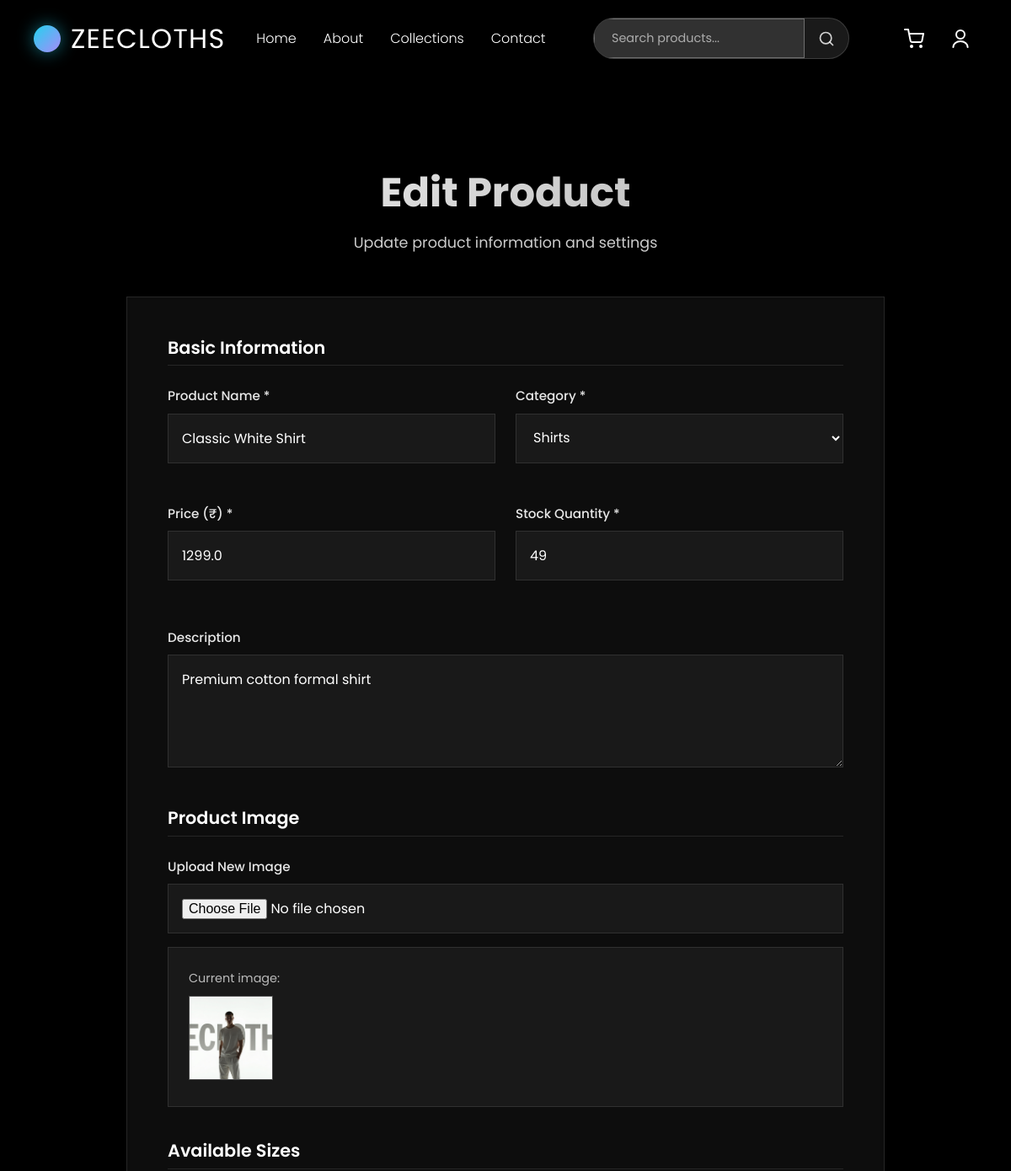
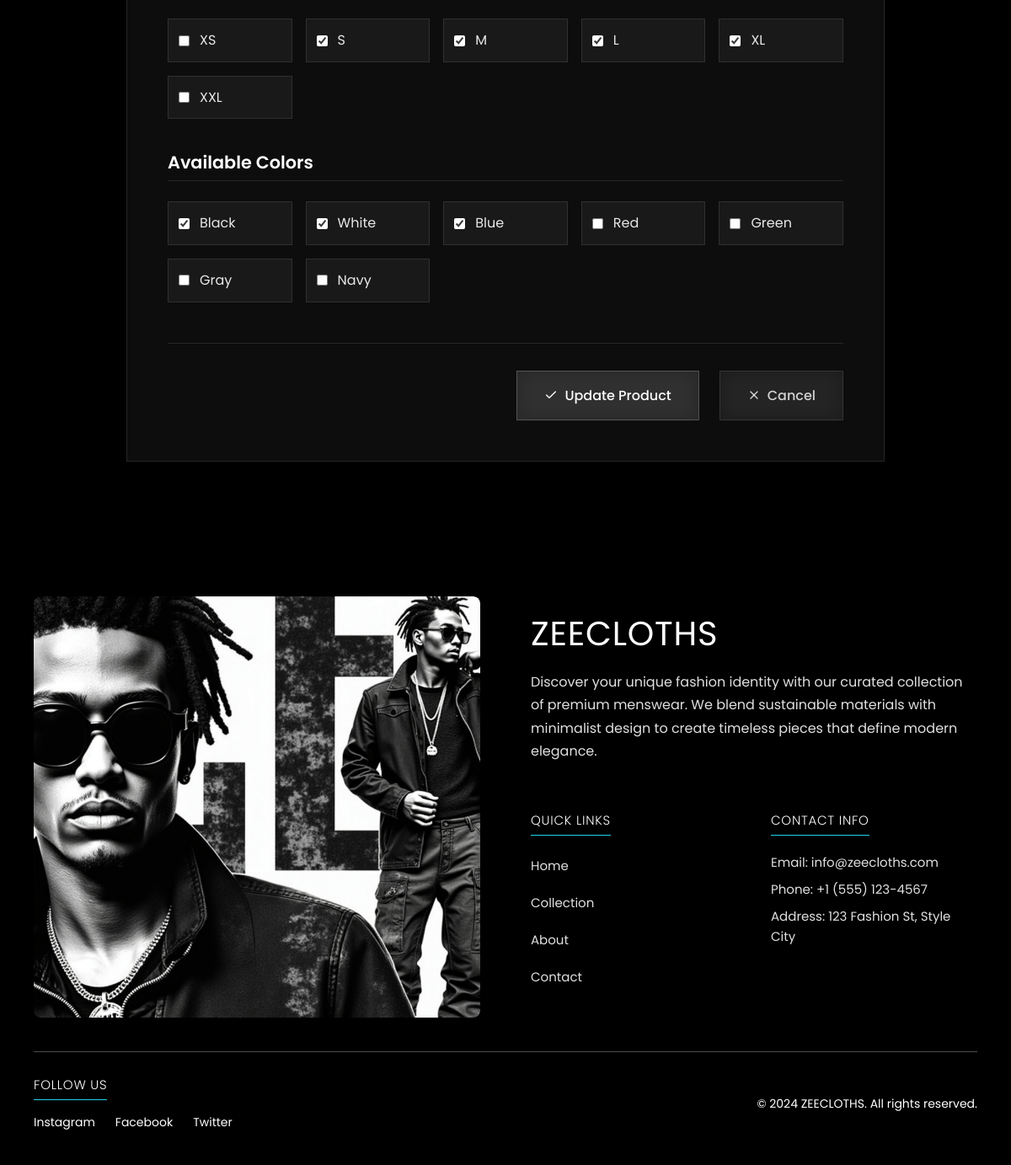
Page /admin/products/edit/1 (signed in) on the committed database (2 pictures, top to bottom).
### models.py (models this page shows)
class Product(db.Model):
    id = db.Column(db.Integer, primary_key=True)
    name = db.Column(db.String(100), nullable=False)
    description = db.Column(db.Text)
    price = db.Column(db.Float, nullable=False)
    stock = db.Column(db.Integer, default=0)
    image_url = db.Column(db.String(200))
    sizes = db.Column(db.String(200))  # JSON string of available sizes
    colors = db.Column(db.String(200))  # JSON string of available colors
    category_id = db.Column(db.Integer, db.ForeignKey('category.id'), nullable=False)
    created_at = db.Column(db.DateTime, default=datetime.utcnow)
    order_items = db.relationship('OrderItem', backref='product', lazy=True)

class Category(db.Model):
    id = db.Column(db.Integer, primary_key=True)
    name = db.Column(db.String(50), nullable=False)
    description = db.Column(db.Text)
    image_url = db.Column(db.String(200))
    products = db.relationship('Product', backref='category', lazy=True)

### routes/admin_routes.py (the view, shortened to what this page needs)
@admin_bp.route('/products/edit/<int:product_id>', methods=['GET', 'POST'])
@login_required
@admin_required
def edit_product(product_id):
    product = Product.query.get_or_404(product_id)
    categories = Category.query.all()
    sizes = json.loads(product.sizes) if product.sizes else []
    colors = json.loads(product.colors) if product.colors else []
    return render_template('admin/edit_product.html',
                         product=product,
                         categories=categories,
                         sizes=sizes,
                         colors=colors)

### app.py (called while the page is built)
@login_manager.user_loader
def load_user(user_id):
    return User.query.get(int(user_id))

### routes/admin_routes.py (called while the page is built)
def admin_required(f):
    @wraps(f)
    def decorated_function(*args, **kwargs):
        if not current_user.is_authenticated or not current_user.is_admin:
            flash('Access denied. Admin privileges required.', 'error')
            return redirect(url_for('index'))
        return f(*args, **kwargs)
    return decorated_function

### templates/admin/edit_product.html (shortened to what this page needs)
{% extends "base.html" %}
{% block content %}
<div class="admin-edit-product-page">
  <div class="container">
    <div class="page-header">
        <h1>Edit Product</h1>
      <p>Update product information and settings</p>
    </div>
    <form method="POST" enctype="multipart/form-data" class="edit-product-form">
      <div class="form-section">
        <h3>Basic Information</h3>
        <div class="form-grid">
            <div class="form-group">
                <label for="name">Product Name *</label>
                <input type="text" id="name" name="name" value="{{ product.name }}" required>
            </div>
            <div class="form-group">
                <label for="category_id">Category *</label>
                <select id="category_id" name="category_id" required>
                    {% for category in categories %}
                    <option value="{{ category.id }}" {% if category.id == product.category_id %}selected{% endif %}>{{ category.name }}</option>
                    {% endfor %}
                </select>
            </div>
            <div class="form-group">
                <label for="price">Price (₹) *</label>
                <input type="number" id="price" name="price" step="0.01" min="0" value="{{ product.price }}" required>
            </div>
            <div class="form-group">
                <label for="stock">Stock Quantity *</label>
                <input type="number" id="stock" name="stock" min="0" value="{{ product.stock }}" required>
            </div>
        </div>
        <div class="form-group">
            <label for="description">Description</label>
            <textarea id="description" name="description" rows="4">{{ product.description }}</textarea>
        </div>
        </div>
      <div class="form-section">
        <h3>Product Image</h3>
        <div class="form-group">
          <label for="image">Upload New Image</label>
            <input type="file" id="image" name="image" accept="image/*">
            {% if product.image_url %}
            <div class="current-image">
                <p>Current image:</p>
            <img src="{{ product.image_url }}" alt="{{ product.name }}" style="width: 100px; height: 100px; object-fit: cover; border-radius: 0;">
            </div>
            {% endif %}
        </div>
        </div>
        <div class="form-section">
            <h3>Available Sizes</h3>
            <div class="checkbox-group">
                <label><input type="checkbox" name="sizes" value="XS" {% if 'XS' in sizes %}checked{% endif %}> XS</label>
                <label><input type="checkbox" name="sizes" value="S" {% if 'S' in sizes %}checked{% endif %}> S</label>
                <label><input type="checkbox" name="sizes" value="M" {% if 'M' in sizes %}checked{% endif %}> M</label>
                <label><input type="checkbox" name="sizes" value="L" {% if 'L' in sizes %}checked{% endif %}> L</label>
                <label><input type="checkbox" name="sizes" value="XL" {% if 'XL' in sizes %}checked{% endif %}> XL</label>
                <label><input type="checkbox" name="sizes" value="XXL" {% if 'XXL' in sizes %}checked{% endif %}> XXL</label>
            </div>
        </div>
        <div class="form-section">
            <h3>Available Colors</h3>
            <div class="checkbox-group">
                <label><input type="checkbox" name="colors" value="Black" {% if 'Black' in colors %}checked{% endif %}> Black</label>
                <label><input type="checkbox" name="colors" value="White" {% if 'White' in colors %}checked{% endif %}> White</label>
                <label><input type="checkbox" name="colors" value="Blue" {% if 'Blue' in colors %}checked{% endif %}> Blue</label>
                <label><input type="checkbox" name="colors" value="Red" {% if 'Red' in colors %}checked{% endif %}> Red</label>
                <label><input type="checkbox" name="colors" value="Green" {% if 'Green' in colors %}checked{% endif %}> Green</label>
                <label><input type="checkbox" name="colors" value="Gray" {% if 'Gray' in colors %}checked{% endif %}> Gray</label>
                <label><input type="checkbox" name="colors" value="Navy" {% if 'Navy' in colors %}checked{% endif %}> Navy</label>
            </div>
        </div>
        <div class="form-actions">
        <button type="submit" class="btn btn-primary">
          <svg width="16" height="16" viewBox="0 0 24 24" fill="none" xmlns="http://www.w3.org/2000/svg">
            <path d="M20 6L9 17L4 12" stroke="currentColor" stroke-width="2" stroke-linecap="round" stroke-linejoin="round"/>
          </svg>
          Update Product
        </button>
        <a href="{{ url_for('admin.products') }}" class="btn btn-secondary">
          <svg width="16" height="16" viewBox="0 0 24 24" fill="none" xmlns="http://www.w3.org/2000/svg">
            <path d="M18 6L6 18" stroke="currentColor" stroke-width="2" stroke-linecap="round" stroke-linejoin="round"/>
            <path d="M6 6L18 18" stroke="currentColor" stroke-width="2" stroke-linecap="round" stroke-linejoin="round"/>
          </svg>
          Cancel
        </a>
        </div>
    </form>
  </div>
</div>
{% endblock %}

### static/css/styles.css (style rules this page uses)
* { margin: 0; padding: 0; box-sizing: border-box; }
body { font-family: 'Poppins', sans-serif; line-height: 1.6; color: #333; background: #ffffff; overflow-x: hidden; }
.container { max-width: 1400px; margin: 0 auto; padding: 0 40px; }
h1, h2, h3, h4, h5, h6 { font-weight: 400; line-height: 1.2; margin-bottom: 1rem; }
h1 { font-size: 3rem; }
h3 { font-size: 2rem; }
p { margin-bottom: 1rem; line-height: 1.7; }
a { color: inherit; text-decoration: none; transition: all 0.3s ease; }
.btn { display: inline-block; padding: 12px 24px; background: #22d3ee; color: #ffffff; border: none; border-radius: 8px; font-weight: 300; cursor: pointer; transition: all 0.3s ease; text-decoration: none; font-size: 1rem; }
.btn-secondary { background: transparent; border: 1px solid #22d3ee; color: #22d3ee; }
.form-group { margin-bottom: 1.5rem; }

### rows in the picture
Product: name "Classic White Shirt", category_id "Shirts", price "1299.0", stock "49", description "Premium cotton formal shirt", image_url (picture)
